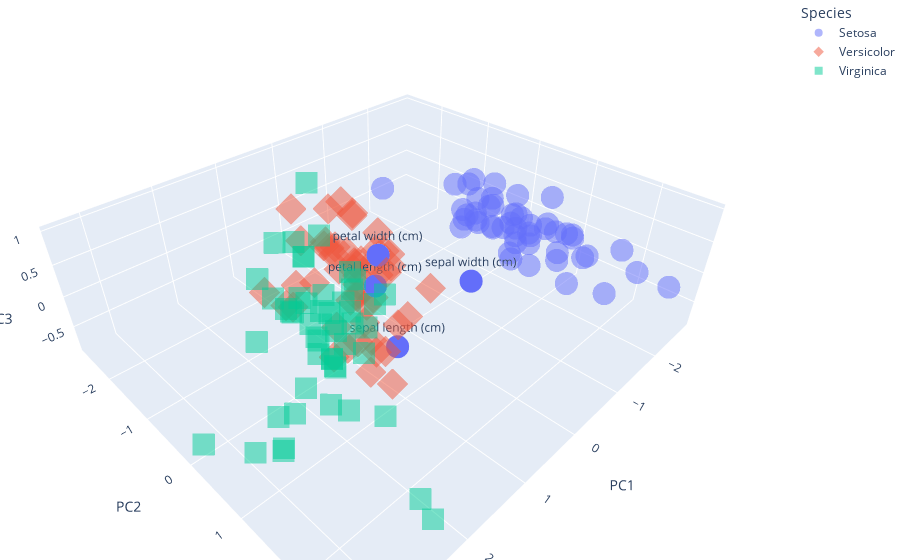

This figure's notebook cell:
### Markdown cell above
---

### Code cell
fig = px.scatter_3d(df_scores, x='PC1', y='PC2', z='PC3',
              color='Species',
              symbol='Species',
              opacity=0.5)

# tight layout
fig.update_layout(margin=dict(l=0, r=0, b=0, t=0))

fig.add_trace(px.scatter_3d(df_loadings, x='PC1', y='PC2', z='PC3',
                    text = loadings_label).data[0])

fig.show()
